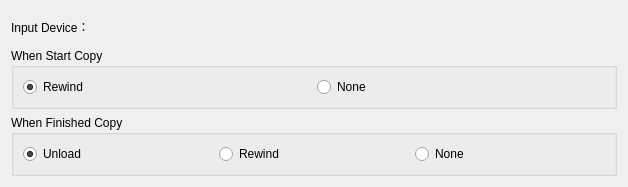
<?xml version="1.0" encoding="UTF-8"?>
<ui version="4.0">
 <class>InputPara</class>
 <widget class="QWidget" name="InputPara">
  <property name="geometry">
   <rect>
    <x>0</x>
    <y>0</y>
    <width>628</width>
    <height>187</height>
   </rect>
  </property>
  <property name="windowTitle">
   <string>Form</string>
  </property>
  <layout class="QGridLayout" name="gridLayout_3">
   <item row="0" column="0">
    <widget class="QLabel" name="labelDevice">
     <property name="text">
      <string>Input Device：</string>
     </property>
     <property name="alignment">
      <set>Qt::AlignLeading|Qt::AlignLeft|Qt::AlignVCenter</set>
     </property>
    </widget>
   </item>
   <item row="1" column="0">
    <widget class="QGroupBox" name="groupBox">
     <property name="title">
      <string>When Start Copy</string>
     </property>
     <layout class="QGridLayout" name="gridLayout">
      <item row="0" column="1">
       <widget class="QRadioButton" name="radioButtonNotRewind">
        <property name="toolTip">
         <string>NotRewind</string>
        </property>
        <property name="statusTip">
         <string>NotRewind</string>
        </property>
        <property name="text">
         <string>None</string>
        </property>
        <property name="checked">
         <bool>false</bool>
        </property>
       </widget>
      </item>
      <item row="0" column="0">
       <widget class="QRadioButton" name="radioButtonRewind">
        <property name="statusTip">
         <string>rewind</string>
        </property>
        <property name="text">
         <string>Rewind</string>
        </property>
        <property name="checked">
         <bool>true</bool>
        </property>
       </widget>
      </item>
     </layout>
    </widget>
   </item>
   <item row="2" column="0">
    <widget class="QGroupBox" name="groupBox_2">
     <property name="title">
      <string>When Finished Copy</string>
     </property>
     <property name="flat">
      <bool>false</bool>
     </property>
     <layout class="QGridLayout" name="gridLayout_2">
      <item row="0" column="0">
       <widget class="QRadioButton" name="radioButtonNoRewindUnload_2">
        <property name="statusTip">
         <string>Rewind&amp;Unload</string>
        </property>
        <property name="text">
         <string>Unload</string>
        </property>
        <property name="checked">
         <bool>true</bool>
        </property>
       </widget>
      </item>
      <item row="0" column="1">
       <widget class="QRadioButton" name="radioButtonRewind_2">
        <property name="statusTip">
         <string>rewind</string>
        </property>
        <property name="text">
         <string>Rewind</string>
        </property>
        <property name="checked">
         <bool>false</bool>
        </property>
       </widget>
      </item>
      <item row="0" column="2">
       <widget class="QRadioButton" name="radioButtonNotRewind_2">
        <property name="toolTip">
         <string>NotRewind</string>
        </property>
        <property name="statusTip">
         <string>NotRewind</string>
        </property>
        <property name="text">
         <string>None</string>
        </property>
        <property name="checked">
         <bool>false</bool>
        </property>
       </widget>
      </item>
     </layout>
    </widget>
   </item>
  </layout>
 </widget>
 <resources/>
 <connections/>
</ui>
